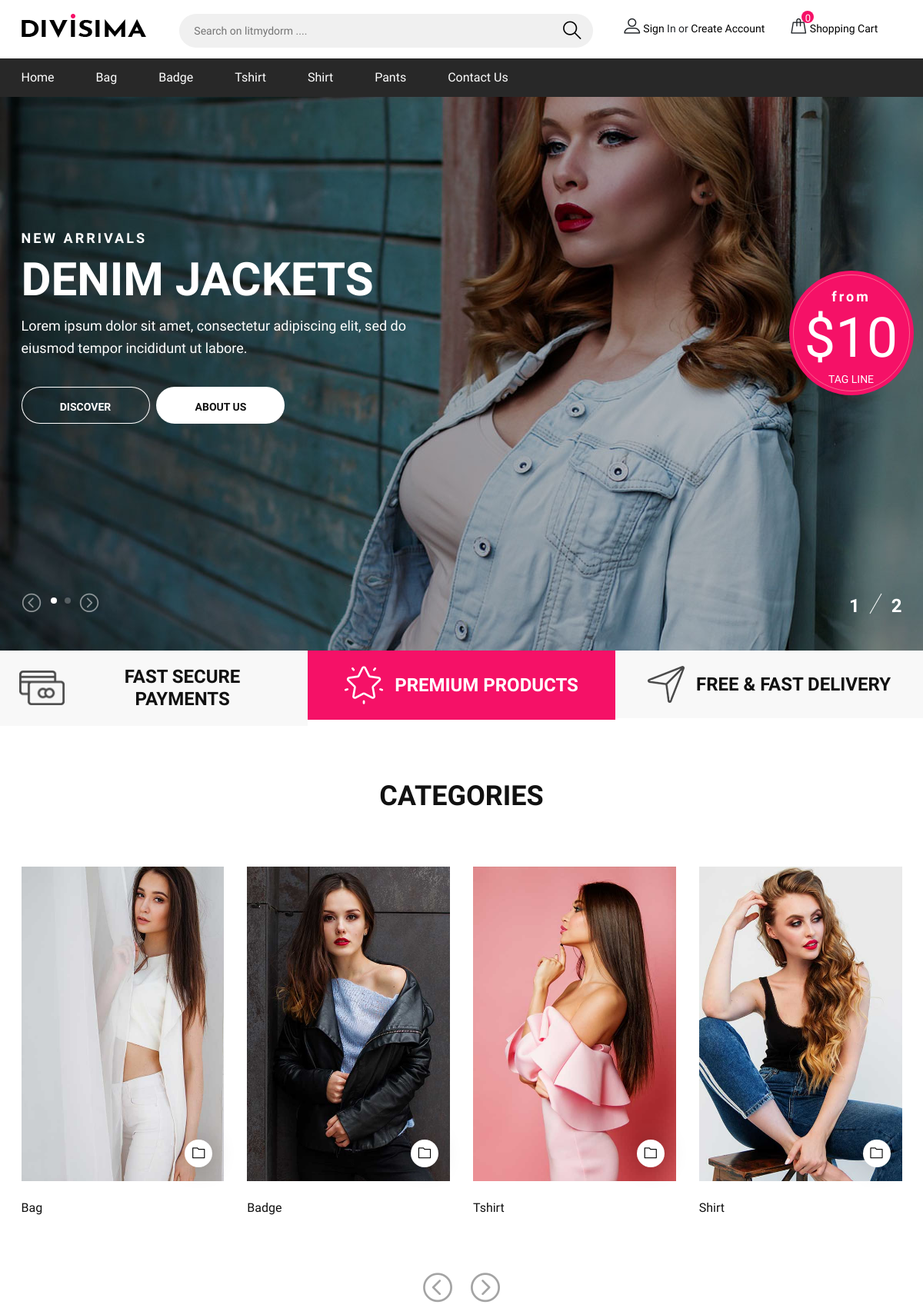
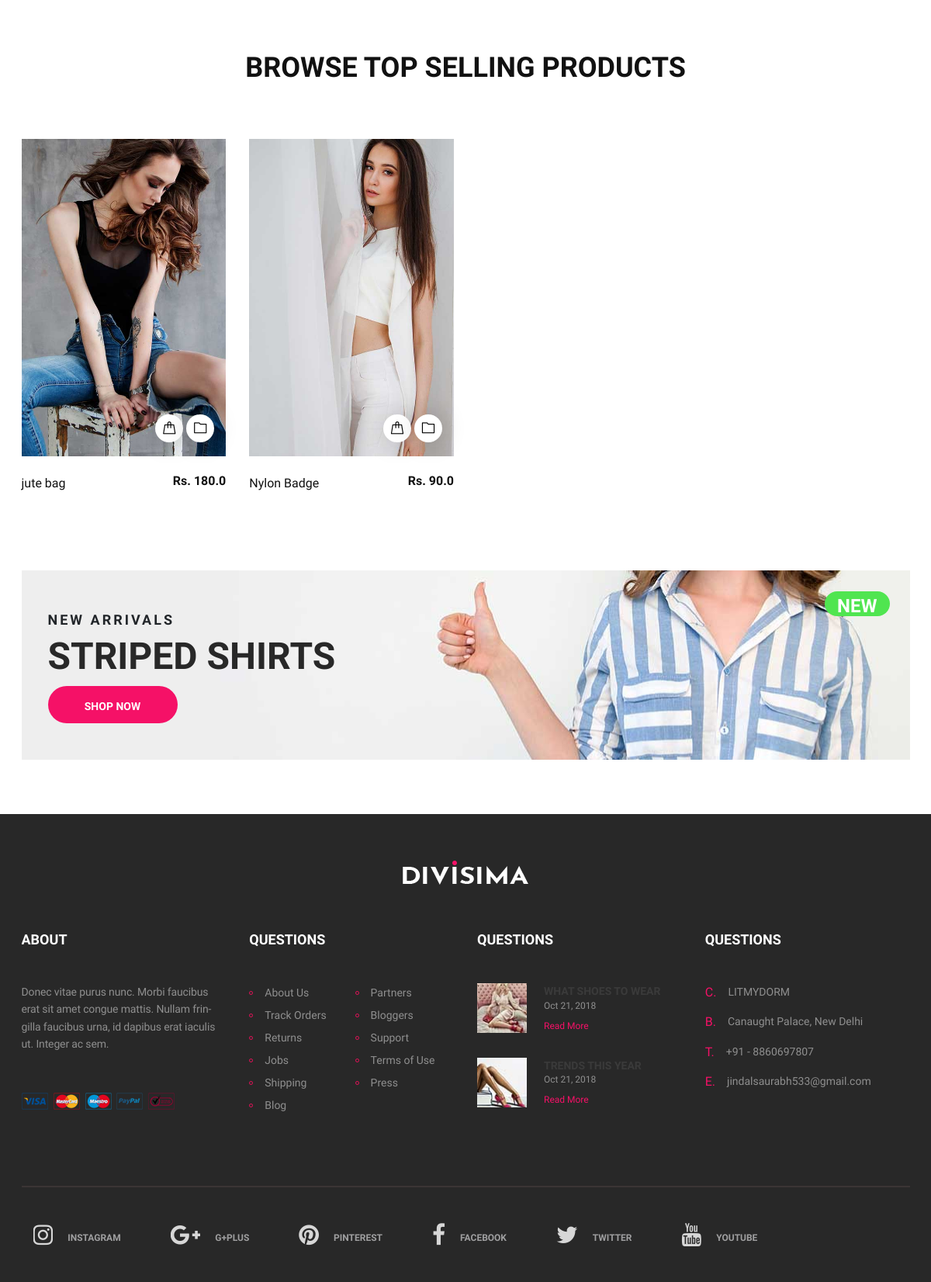
The page / on the database its author committed (2 pictures, top to bottom).
### home/models.py (models this page shows, shortened)
class Slide(models.Model):
    caption1 = models.CharField(max_length=100)
    caption2 = models.CharField(max_length=100)
    image = models.ImageField(upload_to='index/images', default='')
    link = models.CharField(max_length=100)
    is_active = models.BooleanField(default=True)

class Category(models.Model):
    name = models.CharField(max_length=50)
    slug = models.SlugField()
    desc = models.TextField()
    image = models.ImageField(upload_to='index/images', default='')
    is_active = models.BooleanField(default=True)

class Product(models.Model):
    name = models.CharField(max_length=100)
    created_at = models.DateTimeField(auto_now_add=True)
    updated_at = models.DateTimeField(auto_now=True)
    short_desc = models.TextField()
    long_desc = models.TextField()
    price = models.FloatField()
    slug = models.SlugField()
    discount_price = models.FloatField(blank=True, null=True)
    image = models.ImageField(upload_to='index/images', default='')
    category = models.ForeignKey(Category, on_delete=models.CASCADE)
    stock = models.CharField(max_length=10)
    is_active = models.BooleanField(default=True)
    tag = models.CharField(max_length = 20, choices = PRODUCT_CHOICES, default='N')

### home/views.py (the view)
# urls.py: path('', views.index, name='index'),
def index(request):
    categories = Category.objects.all()
    products = Product.objects.all()
    slides = Slide.objects.all()
    context = {
        'categories': categories,
        'products' : products,
        'slides' : slides
    }
    return render(request, 'home/index.html', context)

### templates/home/index.html
{% extends 'base.html' %}
{% load static %}
{% block body %}
	<section class="hero-section">
		<div class="hero-slider owl-carousel">
            {% for slide in slides %}
			<div class="hs-item set-bg" data-setbg="{{ slide.image.url }}">
				<div class="container">
					<div class="row">
						<div class="col-xl-6 col-lg-7 text-white">
							<span>New Arrivals</span>
							<h2>{{ slide.caption1 }}</h2>
							<p>{{ slide.caption2 }}. </p>
							<a href="{% url 'index' %}" class="site-btn sb-line">DISCOVER</a>
							<a href="{{ slide.link }}" class="site-btn sb-white">ABOUT US</a>
						</div>
					</div>
					<div class="offer-card text-white">
						<span>from</span>
						<h2>$10</h2>
						<p>TAG LINE</p>
					</div>
				</div>
			</div>
            {% endfor %}
		</div>
		<div class="container">
			<div class="slide-num-holder" id="snh-1"></div>
		</div>
	</section>
	<section class="features-section">
		<div class="container-fluid">
			<div class="row">
				<div class="col-md-4 p-0 feature">
					<div class="feature-inner">
						<div class="feature-icon">
							<img src="{% static 'home/img/icons/1.png'%}" alt="#">
						</div>
						<h2>Fast Secure Payments</h2>
					</div>
				</div>
				<div class="col-md-4 p-0 feature">
					<div class="feature-inner">
						<div class="feature-icon">
							<img src="{% static 'home/img/icons/2.png'%}" alt="#">
						</div>
						<h2>Premium Products</h2>
					</div>
				</div>
				<div class="col-md-4 p-0 feature">
					<div class="feature-inner">
						<div class="feature-icon">
							<img src="{% static 'home/img/icons/3.png'%}" alt="#">
						</div>
						<h2>Free & fast Delivery</h2>
					</div>
				</div>
			</div>
		</div>
	</section>
	<section class="top-letest-product-section">
		<div class="container">
			<div class="section-title">
				<h2>CATEGORIES</h2>
			</div>
			<div class="product-slider owl-carousel">
				 {% for category in categories %}
				<div class="product-item">
					<div class="pi-pic">
						<img src="{{ category.image.url }}" alt="">
						<div class="pi-links">
							<a href="{% url 'category' category.slug %}" class="add-card"><i class="flaticon-folder"></i><span>CHECKOUT</span></a>
						</div>
					</div>
					<div class="pi-text">
						<p>{{ category.name }} </p>
					</div>
				</div>
                {% endfor %}
			</div>
		</div>
	</section>
	<section class="product-filter-section">
		<div class="container">
			<div class="section-title">
				<h2>BROWSE TOP SELLING PRODUCTS</h2>
			</div>
			<div class="row">
                {% for product in products|slice:":8" %}
				<div class="col-lg-3 col-sm-6">
					<div class="product-item">
						<div class="pi-pic">
							<img src="{{ product.image.url }}" alt="">
							<div class="pi-links">
								<a href="{% url 'add_to_cart' product.slug %}" class="add-card"><i class="flaticon-bag"></i><span>ADD TO CART</span></a>
								<a href="{% url 'view_product' product.slug %}" class="add-card"><i class="flaticon-folder"></i><span>SEE YOURSELF</span></a>
							</div>
						</div>
						<div class="pi-text">
							<h6>Rs. {{ product.price }}</h6>
							<p>{{ product.name }}</p>
						</div>
					</div>
				</div>
                {% endfor %}
			</div>
		</div>
	</section>
	<section class="banner-section">
		<div class="container">
			<div class="banner set-bg" data-setbg="{% static 'home/img/banner-bg.jpg' %}">
				<div class="tag-new">NEW</div>
				<span>New Arrivals</span>
				<h2>STRIPED SHIRTS</h2>
				<a href="{% url 'category' 'shirt' %}" class="site-btn">SHOP NOW</a>
			</div>
		</div>
	</section>
{% endblock body %}

### rows shown on the page
Slide: caption1 "DENIM JACKETS", caption2 "Lorem ipsum dolor sit amet, consectetur adipiscing elit, sed do eiusmod tempor incididunt ut labore"
Category: image (picture), name "Bag"
Category: image (picture), name "Badge"
Category: image (picture), name "Tshirt"
Category: image (picture), name "Shirt"
Product: image (picture), price "180.0", name "jute bag"
Product: image (picture), price "90.0", name "Nylon Badge"
